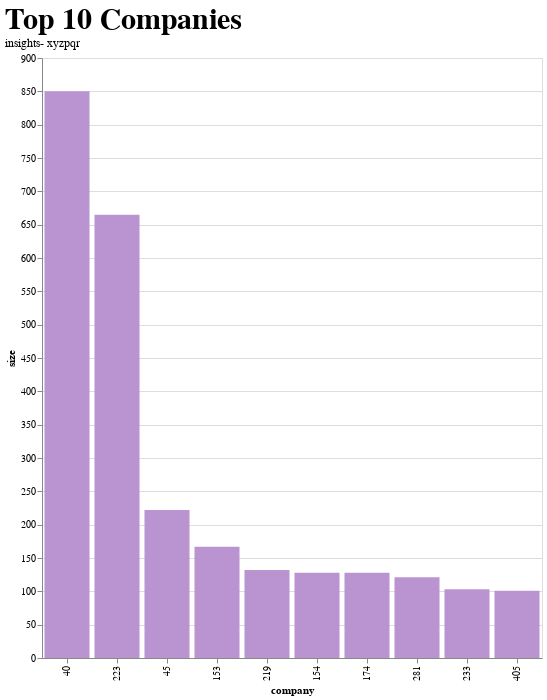

Notebook code cell kept with this figure:
### Code cell
#altair code
(alt.Chart(companies,
       title= alt.TitleParams(
           "Top 10 Companies",
           subtitle= "insights- xyzpqr")
       )
 .mark_bar()
 .encode(
     alt.X("company:N", sort= "-y"),
     alt.Y("size:Q")
 )
 .properties(
     width= 500,
     height= 600
 )
 .configure_title(
     align= "left",
     anchor= "start",
     fontSize= 30,
     font= "Din"
 )
 .configure_bar(
     color= "#BA94D1"
 )
#  .interactive()
)

### Figure 1 — Vega-Lite specification as saved in the notebook (floating-point values rounded to 4 significant figures)
{"usermeta": {"embedOptions": {"theme": "fivethirtyeight"}}, "config": {"view": {"continuousWidth": 400, "continuousHeight": 300}, "bar": {"color": "#BA94D1"}, "title": {"align": "left", "anchor": "start", "font": "Din", "fontSize": 30}}, "data": {"name": "data-0e4014c043c77b6f662700c597fc7ad9"}, "mark": "bar", "encoding": {"x": {"field": "company", "sort": "-y", "type": "nominal"}, "y": {"field": "size", "type": "quantitative"}}, "height": 600, "title": {"text": "Top 10 Companies", "subtitle": "insights- xyzpqr"}, "width": 500, "$schema": "https://vega.github.io/schema/vega-lite/v4.17.0.json", "datasets": {"data-0e4014c043c77b6f662700c597fc7ad9": [{"company": 40, "size": 850}, {"company": 223, "size": 665}, {"company": 45, "size": 222}, {"company": 153, "size": 167}, {"company": 219, "size": 132}, {"company": 154, "size": 128}, {"company": 174, "size": 128}, {"company": 281, "size": 121}, {"company": 233, "size": 103}, {"company": 405, "size": 101}]}}
